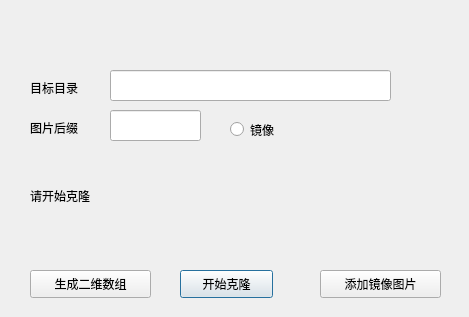
<?xml version="1.0" encoding="UTF-8"?>
<ui version="4.0">
 <class>DialogImageClone</class>
 <widget class="QDialog" name="DialogImageClone">
  <property name="geometry">
   <rect>
    <x>0</x>
    <y>0</y>
    <width>469</width>
    <height>317</height>
   </rect>
  </property>
  <property name="windowTitle">
   <string>Dialog</string>
  </property>
  <widget class="QLineEdit" name="le_targePath">
   <property name="geometry">
    <rect>
     <x>110</x>
     <y>70</y>
     <width>281</width>
     <height>31</height>
    </rect>
   </property>
  </widget>
  <widget class="QLabel" name="label">
   <property name="geometry">
    <rect>
     <x>30</x>
     <y>80</y>
     <width>72</width>
     <height>15</height>
    </rect>
   </property>
   <property name="text">
    <string>目标目录</string>
   </property>
  </widget>
  <widget class="QLineEdit" name="le_suffix">
   <property name="geometry">
    <rect>
     <x>110</x>
     <y>110</y>
     <width>91</width>
     <height>31</height>
    </rect>
   </property>
  </widget>
  <widget class="QLabel" name="label_2">
   <property name="geometry">
    <rect>
     <x>30</x>
     <y>120</y>
     <width>72</width>
     <height>15</height>
    </rect>
   </property>
   <property name="text">
    <string>图片后缀</string>
   </property>
  </widget>
  <widget class="QPushButton" name="pushButton">
   <property name="geometry">
    <rect>
     <x>180</x>
     <y>270</y>
     <width>93</width>
     <height>28</height>
    </rect>
   </property>
   <property name="text">
    <string>开始克隆</string>
   </property>
  </widget>
  <widget class="QLabel" name="lb_tip">
   <property name="geometry">
    <rect>
     <x>30</x>
     <y>180</y>
     <width>371</width>
     <height>31</height>
    </rect>
   </property>
   <property name="text">
    <string>请开始克隆</string>
   </property>
  </widget>
  <widget class="QPushButton" name="pushButton_2">
   <property name="geometry">
    <rect>
     <x>30</x>
     <y>270</y>
     <width>121</width>
     <height>28</height>
    </rect>
   </property>
   <property name="text">
    <string>生成二维数组</string>
   </property>
  </widget>
  <widget class="QRadioButton" name="rbn_rev">
   <property name="geometry">
    <rect>
     <x>230</x>
     <y>120</y>
     <width>115</width>
     <height>19</height>
    </rect>
   </property>
   <property name="text">
    <string>镜像</string>
   </property>
  </widget>
  <widget class="QPushButton" name="ptn_addMirrorImg">
   <property name="geometry">
    <rect>
     <x>320</x>
     <y>270</y>
     <width>121</width>
     <height>28</height>
    </rect>
   </property>
   <property name="text">
    <string>添加镜像图片</string>
   </property>
  </widget>
 </widget>
 <resources/>
 <connections/>
</ui>
